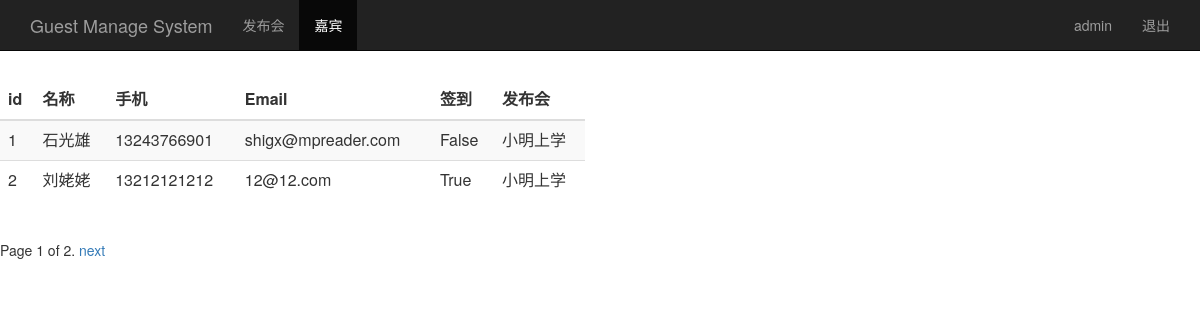
Page /intf/guest_manage/ (signed in) on the committed database.
### Intf/models.py (models this page shows, shortened)
class Guest(models.Model):
	event = models.ForeignKey(Event,on_delete=models.deletion.CASCADE)
	realname = models.CharField('姓名',max_length=64)
	phone = models.CharField('手机号',max_length=16)
	email = models.EmailField('邮箱')
	sign = models.BooleanField('签到时间')
	create_time = models.DateTimeField('创建时间',auto_now=True)
	class Meta:
		unique_together = ("event","phone")

class Event(models.Model):
	name = models.CharField('发布会标题',max_length=100)
	limit = models.IntegerField('参加人数')
	status = models.BooleanField('状态')
	address = models.CharField('地址',max_length=200)
	start_time = models.DateTimeField('发布会时间')
	create_time = models.DateTimeField('创建时间',auto_now=True)
	def __str__(self):
		return self.name

### Intf/views.py (the view)
@login_required
def guest_manage(request):
    username = request.session.get('user','')
    guest_list = Guest.objects.all().order_by('create_time')
    paginator = Paginator(guest_list,2)
    page = request.GET.get('page')
    try:
        contacts = paginator.page(page)
    except PageNotAnInteger:
        contacts = paginator.page(1)
    except EmptyPage:
        contacts = paginator.page(paginator.num_pages)
    return render(request,"Intf/guest_manage.html",{'user':username,'guests':contacts})

### templates/Intf/guest_manage.html (shortened to what this page needs)
<html>
	<head>
		{% load bootstrap3 %}
		{% bootstrap_css %}
	</head>
	<body role="document">
		<nav class="navbar navbar-inverse navbar-fixed-top">
			<div class="container">
				<div class="navbar-header">
					<a class="navbar-brand" href="/event_manage/">Guest Manage System</a>
				</div>
				<div id="navbar" class="collapse navbar-collapse">
					<ul class="nav navbar-nav">
						<li><a href="/Intf/event_manage/">发布会</a></li>
						<li class="active"><a href="#">嘉宾</a></li>
					</ul>
					<ul class="nav navbar-nav navbar-right">
						<li><a href="#">{{user}}</a></li>
						<li><a href="/Intf/logout/">退出</a></li>
					</ul>
				</div>
			</div>
		</nav>
		<div class="row" style="padding-top: 80px;">
			<div class="col-md-6">
				<table class="table table-striped">
					<thead>
						<tr>
							<th>id</th><th>名称</th><th>手机</th><th>Email</th><th>签到</th><th>发布会</th>
						</tr>
					</thead>
					<tbody>
						{% for guest in guests %}
						<tr>
							<td>{{ guest.id }}</td>
							<td>{{ guest.realname }}</td>
							<td>{{ guest.phone }}</td>
							<td>{{ guest.email }}</td>
							<td>{{ guest.sign }}</td>
							<td>{{ guest.event }}</td>
						</tr>
						{% endfor %}
					</tbody>
				</table>
			</div>
		</div>
		<div class="pagination">
			<span class="step-links">
				<span class="current">
					Page {{ guests.number }} of {{ guests.paginator.num_pages }}.
				</span>
				{% if guests.has_next %}
					<a href="?page={{ guests.next_page_number }}">next</a>
				{% endif %}
			</span>
		</div>
	</body>
</html>

### rows in the picture
Guest: id "1", realname "石光雄", phone "13243766901", email "shigx@mpreader.com", sign "False", event "小明上学"
Guest: id "2", realname "刘姥姥", phone "13212121212", email "12@12.com", sign "True", event "小明上学"

### other values in the picture
{{ user }} "admin"
{{ guests.number }} "1"
{{ guests.paginator.num_pages }} "2"
